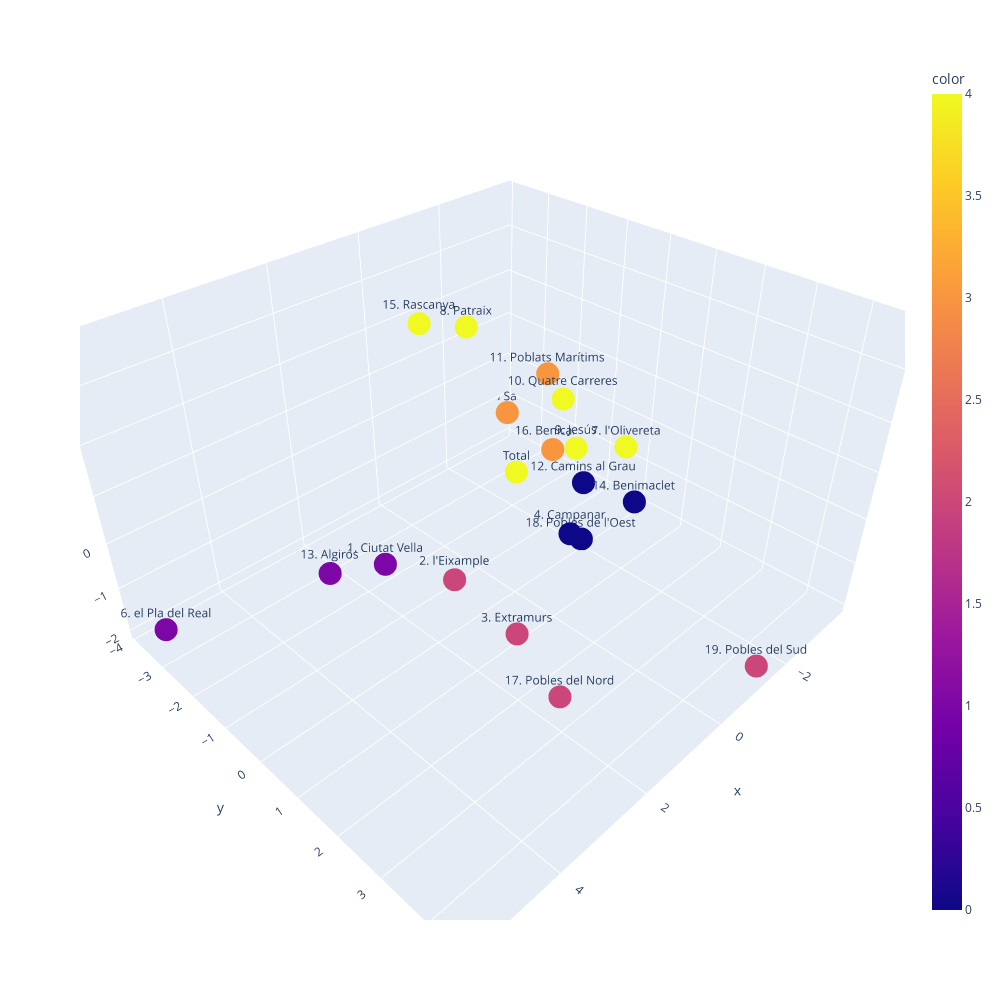

Notebook cell for this chart:
### Code cell
# Vemos que el número óptimo de clusters es 5


kmeans = KMeans(n_clusters=5)
kmeans.fit(df_scaled)
df['Cluster'] = kmeans.labels_

df.head(19)

# Representamos los datos en 3D (debe poder girarse, usaremos plotly). Cada punto debe mostrar su nombre (distrito) y su cluster

fig = px.scatter_3d(x=df_pca[:, 0], y=df_pca[:, 1], z=df_pca[:, 2], text=df['Distrito'], color=df['Cluster'], width=1000, height=1000)

fig.show()

### Figure 1 — Plotly figure (JSON) as saved in the notebook; plotly's stock layout.template omitted (floating-point values rounded to 4 significant figures)
{"data": [{"hovertemplate": "x=%{x}<br>y=%{y}<br>z=%{z}<br>text=%{text}<br>color=%{marker.color}<extra></extra>", "legendgroup": "", "marker": {"color": [4, 1, 2, 2, 0, 3, 1, 4, 4, 4, 4, 3, 0, 1, 0, 4, 3, 2, 0, 2], "coloraxis": "coloraxis", "symbol": "circle"}, "mode": "markers+text", "name": "", "scene": "scene", "showlegend": false, "text": ["Total", "1. Ciutat Vella", "2. l'Eixample", "3. Extramurs", "4. Campanar", "5. la Saïdia", "6. el Pla del Real", "7. l'Olivereta", "8. Patraix", "9. Jesús", "10. Quatre Carreres", "11. Poblats Marítims", "12. Camins al Grau", "13. Algirós", "14. Benimaclet", "15. Rascanya", "16. Benicalap", "17. Pobles del Nord", "18. Pobles de l'Oest", "19. Pobles del Sud"], "type": "scatter3d", "x": [-0.254, 2.951, 1.783, 1.573, -0.06703, -3.671, 5.593, -1.538, 1.023, -1.318, -0.9539, -2.746, -1.258, 2.673, -0.1978, 1.22, -3.476, 2.029, -1.975, -1.39], "y": [-0.2632, -0.1749, 0.2264, 1.543, 1.232, -3.818, -3.188, 1.192, -0.1788, 0.2293, 0.1782, -1.796, 0.5016, -2.246, 2.44, -1.07, -2.217, 2.943, -0.04351, 4.511], "z": [0.374, 0.1191, -0.6726, -1.218, -0.1241, -1.326, -1.585, 0.9978, 3.761, 0.632, 1.802, 0.8375, 0.02276, -1.464, 1.118, 3.578, -1.514, -1.364, -1.997, -1.977]}], "layout": {"coloraxis": {"colorbar": {"title": {"text": "color"}}, "colorscale": [[0, "#0d0887"], [0.1111, "#46039f"], [0.2222, "#7201a8"], [0.3333, "#9c179e"], [0.4444, "#bd3786"], [0.5556, "#d8576b"], [0.6667, "#ed7953"], [0.7778, "#fb9f3a"], [0.8889, "#fdca26"], [1, "#f0f921"]]}, "height": 1000, "legend": {"tracegroupgap": 0}, "margin": {"t": 60}, "scene": {"domain": {"x": [0, 1], "y": [0, 1]}, "xaxis": {"title": {"text": "x"}}, "yaxis": {"title": {"text": "y"}}, "zaxis": {"title": {"text": "z"}}}, "width": 1000}}
